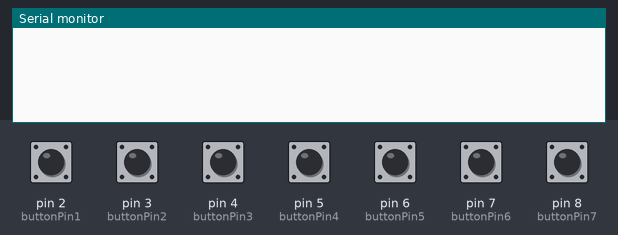
Bench run of a sketch on a simulated Arduino Uno, built with avr-gcc and run on an emulated ATmega328P. On the bench: the last lines printed to the serial monitor. The inputs (shaded band) are chosen by the test bench; at power-on: pin 2 (buttonPin1), pin 3 (buttonPin2), pin 4 (buttonPin3), pin 5 (buttonPin4), pin 6 (buttonPin5), pin 7 (buttonPin6), pin 8 (buttonPin7) LOW.

Above: at 1.2 s.
1.3 s: pin 2 (buttonPin1) pulled HIGH for 0.15 s
At 2.6 s:
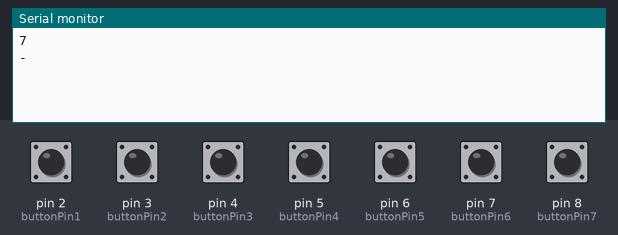
2.9 s: pin 5 (buttonPin4) pulled HIGH for 0.15 s
At 3.03 s:
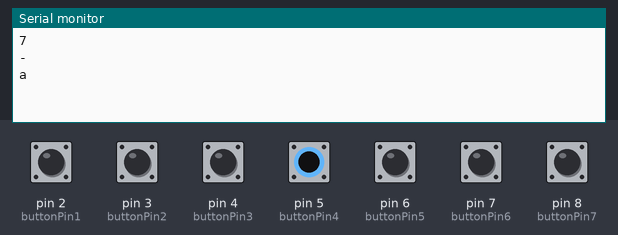
4.5 s: pin 6 (buttonPin5) pulled HIGH for 0.15 s
At 4.63 s:
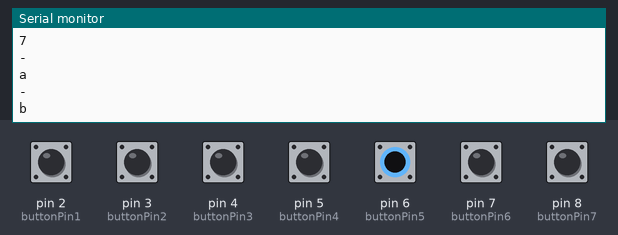
6.1 s: pin 7 (buttonPin6) pulled HIGH for 0.15 s
At 6.23 s:
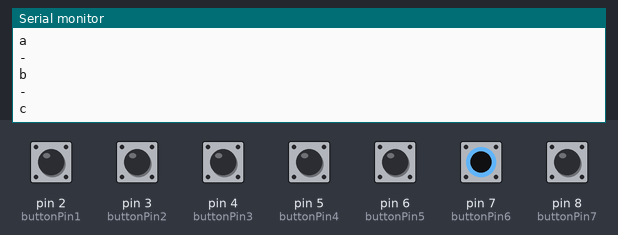
7.7 s: pin 8 (buttonPin7) pulled HIGH for 0.15 s
At 8.9 s:
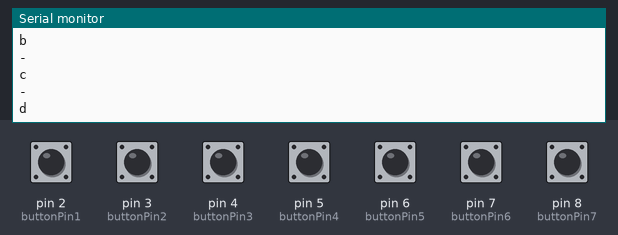
9.3 s: pin 3 (buttonPin2) pulled HIGH for 0.15 s
At 9.9 s:
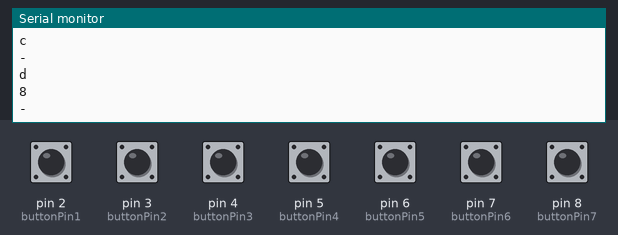

The sketch:

projSlave.ino
```cpp
const int buttonPin1 = 2;
const int buttonPin2 = 3;
const int buttonPin3 = 4;
const int buttonPin4 = 5;
const int buttonPin5 = 6;
const int buttonPin6 = 7;
const int buttonPin7 = 8;
int val1 = 0;
int val2 = 0;
int val3 = 0;
int val4 = 0;
int val5 = 0;
int val6 = 0;
int val7 = 0;
int buttonState1 = 0;
int buttonState2 = 0;
int buttonState3 = 0;
int buttonState4 = 0;
int buttonState5 = 0;
int buttonState6 = 0;
int buttonState7 = 0;

void setup()
{
   pinMode(buttonPin1, INPUT);
   pinMode(buttonPin2, INPUT);
   pinMode(buttonPin3, INPUT);
   pinMode(buttonPin4, INPUT);
   pinMode(buttonPin5, INPUT);
   pinMode(buttonPin6, INPUT);
   pinMode(buttonPin7, INPUT);
   Serial.begin(9600);
   buttonState1 = digitalRead(buttonPin1);
   buttonState2 = digitalRead(buttonPin2);
   buttonState3 = digitalRead(buttonPin3);
   buttonState4 = digitalRead(buttonPin4);
   buttonState5 = digitalRead(buttonPin2);
   buttonState6 = digitalRead(buttonPin3);
   buttonState7 = digitalRead(buttonPin4);
}

void loop()
{
   val1 = digitalRead(buttonPin1);      // read input value and store it in val
   val2 = digitalRead(buttonPin2);
   val3 = digitalRead(buttonPin3);
   val4 = digitalRead(buttonPin4);
   val5 = digitalRead(buttonPin5);
   val6 = digitalRead(buttonPin6);
   val7 = digitalRead(buttonPin7);
   //if(Serial.available()) {
   if (val1 != buttonState1) {          // the button state has changed!
     if (val1 == HIGH) // check if the button is pressed
     {
       Button1();
     }
     if (val1 == LOW) // check if the button is pressed
     {
       minusButton();
     }
     buttonState1 = val1;
  }
  if(val2 != buttonState2)
  {
    if(val2 == HIGH)
    {
      Button2();
    }
    if(val2 == LOW)
    {
      minusButton();
    }
    buttonState2 = val2;
  }
  if (val3 != buttonState3) {          // the button state has changed!
     if (val3 == HIGH) // check if the button is pressed
     {
       Button3();
     }
     if (val3 == LOW) // check if the button is pressed
     {
       minusButton();
     }
     buttonState3 = val3;
  }
  if(val4 != buttonState4)
  {
    if(val4 == HIGH)
    {
      Button4();
    }
    if(val4 == LOW)
    {
      minusButton();
    }
    buttonState4 = val4;
  }
  if (val5 != buttonState5) {          // the button state has changed!
     if (val5 == HIGH) // check if the button is pressed
     {
       Button5();
     }
     if (val5 == LOW) // check if the button is pressed
     {
       minusButton();
     }
     buttonState5 = val5;
  }
  if(val6 != buttonState6)
  {
    if(val6 == HIGH)
    {
      Button6();
    }
    if(val6 == LOW)
    {
      minusButton();
    }
    buttonState6 = val6;
  }
  if (val7 != buttonState7) {          // the button state has changed!
     if (val7 == HIGH) // check if the button is pressed
     {
       Button7();
     }
     if (val7 == LOW) // check if the button is pressed
     {
       //minusButton();
     }
     buttonState7 = val7;
  }
}

void Button1()
{
  Serial.println('7');
}

void Button2()
{
  Serial.println('8');
}
void Button3()
{
  Serial.println('9');
}

void Button4()
{
  Serial.println('a');
}
void Button5()
{
  Serial.println('b');
}

void Button6()
{
  Serial.println('c');
}
void Button7()
{
  Serial.println('d');
}

void minusButton()
{
  Serial.println('-');
}
```

Measured:
- after the input at 1.3 s, the serial monitor: prints a new line at once (image 1)
- after the input at 2.9 s, the serial monitor: prints a new line at once (image 2)
- after the input at 4.5 s, the serial monitor: prints a new line at once (image 3)
- after the input at 6.1 s, the serial monitor: prints a new line at once (image 4)
- after the input at 7.7 s, the serial monitor: prints a new line at once (image 5)
- after the input at 9.3 s, the serial monitor: prints a new line at once (image 6)
